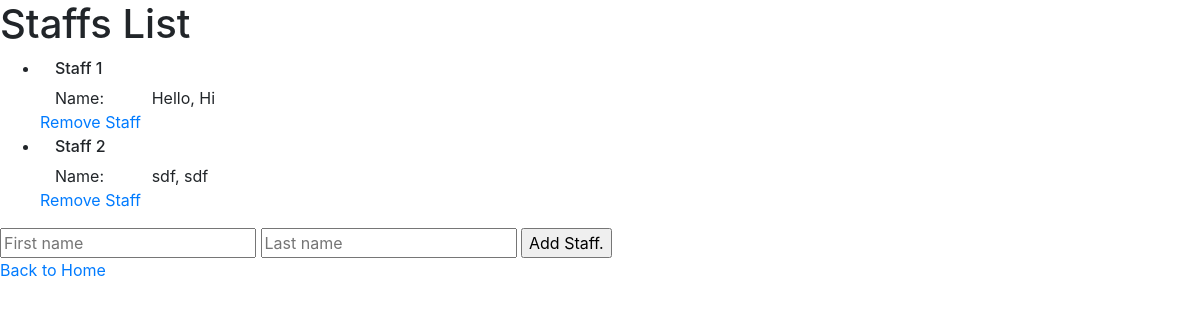
Screenshot of /staffs with the database file from the repository.
### clinicker/models.py (models this page shows, shortened)
class Staffs(models.Model):
    first = models.CharField(max_length=64)
    last = models.CharField(max_length=64)

### clinicker/views.py (the view)
# urls.py: path("staffs", views.staffs, name="staffs"),
def staffs(request):
    context = {
    "staffs":Staffs.objects.all()
    }
    return render(request, "clinicker/staff.html",context)

### clinicker/templates/clinicker/staff.html (shortened to what this page needs)
{% extends "clinicker/base.html" %}
{% block body %}
<h1>Staffs List</h1>
<ul>
{% for staff in staffs %}
<li>
    <div class="col-12">
      <h6>Staff {{ staff.id }}</h6>
      <div class="row">
        <div class="col-1">
        Name:
        </div>
        <div class="col-4">
        {{ staff.last }}, {{ staff.first }}
        </div>
      </div>
    </div>
    <a href="{% url 'removeStaff' staff.id %}">Remove Staff</a>
</li>
{% empty %}
<li><h3>No staffs</h3></li>
{% endfor %}
</ul>
<form class="" action="{% url 'addStaffs' %}" method="post">
  <input type="text" name="firstName" placeholder="First name">
  <input type="text" name="lastName" placeholder="Last name">
  <input type="submit" value="Add Staff.">
</form>
<a href="{% url 'index' %}">Back to Home</a>
{% endblock %}

### rows the page displays
Staffs: id "1", last "Hello", first "Hi"
Staffs: id "2", last "sdf", first "sdf"
